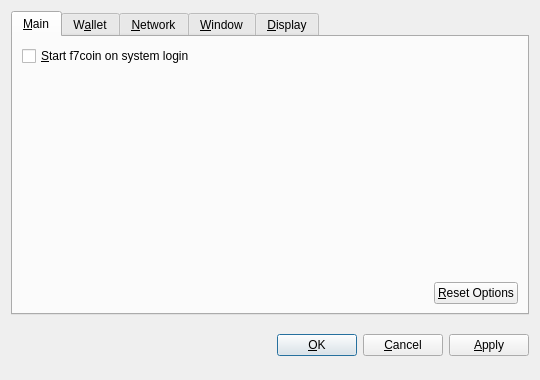
<?xml version="1.0" encoding="UTF-8"?>
<ui version="4.0">
 <class>OptionsDialog</class>
 <widget class="QDialog" name="OptionsDialog">
  <property name="geometry">
   <rect>
    <x>0</x>
    <y>0</y>
    <width>540</width>
    <height>380</height>
   </rect>
  </property>
  <property name="windowTitle">
   <string>Options</string>
  </property>
  <property name="modal">
   <bool>true</bool>
  </property>
  <layout class="QVBoxLayout" name="verticalLayout">
   <item>
    <widget class="QTabWidget" name="tabWidget">
     <property name="tabPosition">
      <enum>QTabWidget::North</enum>
     </property>
     <property name="currentIndex">
      <number>0</number>
     </property>
     <widget class="QWidget" name="tabMain">
      <attribute name="title">
       <string>&amp;Main</string>
      </attribute>
      <layout class="QVBoxLayout" name="verticalLayout_Main">
       <item>
        <widget class="QCheckBox" name="bitcoinAtStartup">
         <property name="toolTip">
          <string>Automatically start f7coin after logging in to the system.</string>
         </property>
         <property name="text">
          <string>&amp;Start f7coin on system login</string>
         </property>
        </widget>
       </item>
       <item>
        <spacer name="verticalSpacer_Main">
         <property name="orientation">
          <enum>Qt::Vertical</enum>
         </property>
         <property name="sizeHint" stdset="0">
          <size>
           <width>20</width>
           <height>40</height>
          </size>
         </property>
        </spacer>
       </item>
       <item>
        <layout class="QHBoxLayout" name="horizontalLayout_2_Main">
         <item>
          <spacer name="horizontalSpacer_2_Main">
           <property name="orientation">
            <enum>Qt::Horizontal</enum>
           </property>
           <property name="sizeHint" stdset="0">
            <size>
             <width>40</width>
             <height>20</height>
            </size>
           </property>
          </spacer>
         </item>
         <item>
          <widget class="QPushButton" name="resetButton">
           <property name="toolTip">
            <string>Reset all client options to default.</string>
           </property>
           <property name="text">
            <string>&amp;Reset Options</string>
           </property>
           <property name="autoDefault">
            <bool>false</bool>
           </property>
          </widget>
         </item>
        </layout>
       </item>
      </layout>
     </widget>
     <widget class="QWidget" name="tabWallet">
      <attribute name="title">
       <string>W&amp;allet</string>
      </attribute>
      <layout class="QVBoxLayout" name="verticalLayout_Network">
       <item>
        <widget class="QLabel" name="transactionFeeInfoLabel">
         <property name="text">
          <string>Optional transaction fee per kB that helps make sure your transactions are processed quickly. Most transactions are 1 kB.</string>
         </property>
         <property name="textFormat">
          <enum>Qt::PlainText</enum>
         </property>
         <property name="wordWrap">
          <bool>true</bool>
         </property>
        </widget>
       </item>
       <item>
        <layout class="QHBoxLayout" name="horizontalLayout_1_Main">
         <item>
          <widget class="QLabel" name="transactionFeeLabel">
           <property name="text">
            <string>Pay transaction &amp;fee</string>
           </property>
           <property name="textFormat">
            <enum>Qt::PlainText</enum>
           </property>
           <property name="buddy">
            <cstring>transactionFee</cstring>
           </property>
          </widget>
         </item>
         <item>
          <widget class="BitcoinAmountField" name="transactionFee"/>
         </item>
         <item>
          <spacer name="horizontalSpacer_1_Main">
           <property name="orientation">
            <enum>Qt::Horizontal</enum>
           </property>
           <property name="sizeHint" stdset="0">
            <size>
             <width>40</width>
             <height>20</height>
            </size>
           </property>
          </spacer>
         </item>
        </layout>
       </item>
       <item>
        <widget class="QLabel" name="label">
         <property name="text">
          <string>If you disable the spending of unconfirmed change, the change from a transaction cannot be used until that transaction has at least one confirmation. This also affects how your balance is computed.</string>
         </property>
         <property name="wordWrap">
          <bool>true</bool>
         </property>
        </widget>
       </item>
       <item>
        <widget class="QCheckBox" name="spendZeroConfChange">
         <property name="text">
          <string>Spend unconfirmed change  (experts only)</string>
         </property>
        </widget>
       </item>
       <item>
        <spacer name="verticalSpacer">
         <property name="orientation">
          <enum>Qt::Vertical</enum>
         </property>
         <property name="sizeHint" stdset="0">
          <size>
           <width>20</width>
           <height>40</height>
          </size>
         </property>
        </spacer>
       </item>
      </layout>
     </widget>
     <widget class="QWidget" name="tabNetwork">
      <attribute name="title">
       <string>&amp;Network</string>
      </attribute>
      <layout class="QVBoxLayout" name="verticalLayout_Network">
       <item>
        <widget class="QCheckBox" name="mapPortUpnp">
         <property name="toolTip">
          <string>Automatically open the f7coin client port on the router. This only works when your router supports UPnP and it is enabled.</string>
         </property>
         <property name="text">
          <string>Map port using &amp;UPnP</string>
         </property>
        </widget>
       </item>
       <item>
        <widget class="QCheckBox" name="connectSocks">
         <property name="toolTip">
          <string>Connect to the f7coin network through a SOCKS proxy (e.g. when connecting through Tor).</string>
         </property>
         <property name="text">
          <string>&amp;Connect through SOCKS proxy:</string>
         </property>
        </widget>
       </item>
       <item>
        <layout class="QHBoxLayout" name="horizontalLayout_Network">
         <item>
          <widget class="QLabel" name="proxyIpLabel">
           <property name="text">
            <string>Proxy &amp;IP:</string>
           </property>
           <property name="textFormat">
            <enum>Qt::PlainText</enum>
           </property>
           <property name="buddy">
            <cstring>proxyIp</cstring>
           </property>
          </widget>
         </item>
         <item>
          <widget class="QValidatedLineEdit" name="proxyIp">
           <property name="maximumSize">
            <size>
             <width>140</width>
             <height>16777215</height>
            </size>
           </property>
           <property name="toolTip">
            <string>IP address of the proxy (e.g. 127.0.0.1)</string>
           </property>
          </widget>
         </item>
         <item>
          <widget class="QLabel" name="proxyPortLabel">
           <property name="text">
            <string>&amp;Port:</string>
           </property>
           <property name="textFormat">
            <enum>Qt::PlainText</enum>
           </property>
           <property name="buddy">
            <cstring>proxyPort</cstring>
           </property>
          </widget>
         </item>
         <item>
          <widget class="QLineEdit" name="proxyPort">
           <property name="maximumSize">
            <size>
             <width>55</width>
             <height>16777215</height>
            </size>
           </property>
           <property name="toolTip">
            <string>Port of the proxy (e.g. 9050)</string>
           </property>
          </widget>
         </item>
         <item>
          <widget class="QLabel" name="socksVersionLabel">
           <property name="text">
            <string>SOCKS &amp;Version:</string>
           </property>
           <property name="textFormat">
            <enum>Qt::PlainText</enum>
           </property>
           <property name="buddy">
            <cstring>socksVersion</cstring>
           </property>
          </widget>
         </item>
         <item>
          <widget class="QValueComboBox" name="socksVersion">
           <property name="toolTip">
            <string>SOCKS version of the proxy (e.g. 5)</string>
           </property>
          </widget>
         </item>
         <item>
          <spacer name="horizontalSpacer_Network">
           <property name="orientation">
            <enum>Qt::Horizontal</enum>
           </property>
           <property name="sizeHint" stdset="0">
            <size>
             <width>40</width>
             <height>20</height>
            </size>
           </property>
          </spacer>
         </item>
        </layout>
       </item>
       <item>
        <spacer name="verticalSpacer_Network">
         <property name="orientation">
          <enum>Qt::Vertical</enum>
         </property>
         <property name="sizeHint" stdset="0">
          <size>
           <width>20</width>
           <height>40</height>
          </size>
         </property>
        </spacer>
       </item>
      </layout>
     </widget>
     <widget class="QWidget" name="tabWindow">
      <attribute name="title">
       <string>&amp;Window</string>
      </attribute>
      <layout class="QVBoxLayout" name="verticalLayout_Window">
       <item>
        <widget class="QCheckBox" name="minimizeToTray">
         <property name="toolTip">
          <string>Show only a tray icon after minimizing the window.</string>
         </property>
         <property name="text">
          <string>&amp;Minimize to the tray instead of the taskbar</string>
         </property>
        </widget>
       </item>
       <item>
        <widget class="QCheckBox" name="minimizeOnClose">
         <property name="toolTip">
          <string>Minimize instead of exit the application when the window is closed. When this option is enabled, the application will be closed only after selecting Quit in the menu.</string>
         </property>
         <property name="text">
          <string>M&amp;inimize on close</string>
         </property>
        </widget>
       </item>
       <item>
        <spacer name="verticalSpacer_Window">
         <property name="orientation">
          <enum>Qt::Vertical</enum>
         </property>
         <property name="sizeHint" stdset="0">
          <size>
           <width>20</width>
           <height>40</height>
          </size>
         </property>
        </spacer>
       </item>
      </layout>
     </widget>
     <widget class="QWidget" name="tabDisplay">
      <attribute name="title">
       <string>&amp;Display</string>
      </attribute>
      <layout class="QVBoxLayout" name="verticalLayout_Display">
       <item>
        <layout class="QHBoxLayout" name="horizontalLayout_1_Display">
         <item>
          <widget class="QLabel" name="langLabel">
           <property name="text">
            <string>User Interface &amp;language:</string>
           </property>
           <property name="textFormat">
            <enum>Qt::PlainText</enum>
           </property>
           <property name="buddy">
            <cstring>lang</cstring>
           </property>
          </widget>
         </item>
         <item>
          <widget class="QValueComboBox" name="lang">
           <property name="toolTip">
            <string>The user interface language can be set here. This setting will take effect after restarting f7coin.</string>
           </property>
          </widget>
         </item>
        </layout>
       </item>
       <item>
        <layout class="QHBoxLayout" name="horizontalLayout_2_Display">
         <item>
          <widget class="QLabel" name="unitLabel">
           <property name="text">
            <string>&amp;Unit to show amounts in:</string>
           </property>
           <property name="textFormat">
            <enum>Qt::PlainText</enum>
           </property>
           <property name="buddy">
            <cstring>unit</cstring>
           </property>
          </widget>
         </item>
         <item>
          <widget class="QValueComboBox" name="unit">
           <property name="toolTip">
            <string>Choose the default subdivision unit to show in the interface and when sending coins.</string>
           </property>
          </widget>
         </item>
        </layout>
       </item>
       <item>
        <widget class="QCheckBox" name="displayAddresses">
         <property name="toolTip">
          <string>Whether to show f7coin addresses in the transaction list or not.</string>
         </property>
         <property name="text">
          <string>&amp;Display addresses in transaction list</string>
         </property>
        </widget>
       </item>
       <item>
        <widget class="QCheckBox" name="coinControlFeatures">
         <property name="toolTip">
          <string>Whether to show coin control features or not.</string>
         </property>
         <property name="text">
          <string>Display coin &amp;control features (experts only!)</string>
         </property>
        </widget>
       </item>
       <item>
        <spacer name="verticalSpacer_Display">
         <property name="orientation">
          <enum>Qt::Vertical</enum>
         </property>
         <property name="sizeHint" stdset="0">
          <size>
           <width>20</width>
           <height>40</height>
          </size>
         </property>
        </spacer>
       </item>
      </layout>
     </widget>
    </widget>
   </item>
   <item>
    <layout class="QHBoxLayout" name="horizontalLayout_Buttons">
     <item>
      <spacer name="horizontalSpacer_1">
       <property name="orientation">
        <enum>Qt::Horizontal</enum>
       </property>
       <property name="sizeHint" stdset="0">
        <size>
         <width>40</width>
         <height>48</height>
        </size>
       </property>
      </spacer>
     </item>
     <item>
      <widget class="QLabel" name="statusLabel">
       <property name="font">
        <font>
         <weight>75</weight>
         <bold>true</bold>
        </font>
       </property>
       <property name="text">
        <string/>
       </property>
       <property name="textFormat">
        <enum>Qt::PlainText</enum>
       </property>
       <property name="wordWrap">
        <bool>true</bool>
       </property>
      </widget>
     </item>
     <item>
      <spacer name="horizontalSpacer_2">
       <property name="orientation">
        <enum>Qt::Horizontal</enum>
       </property>
       <property name="sizeHint" stdset="0">
        <size>
         <width>40</width>
         <height>48</height>
        </size>
       </property>
      </spacer>
     </item>
     <item>
      <widget class="QPushButton" name="okButton">
       <property name="text">
        <string>&amp;OK</string>
       </property>
      </widget>
     </item>
     <item>
      <widget class="QPushButton" name="cancelButton">
       <property name="text">
        <string>&amp;Cancel</string>
       </property>
       <property name="autoDefault">
        <bool>false</bool>
       </property>
      </widget>
     </item>
     <item>
      <widget class="QPushButton" name="applyButton">
       <property name="text">
        <string>&amp;Apply</string>
       </property>
       <property name="autoDefault">
        <bool>false</bool>
       </property>
      </widget>
     </item>
    </layout>
   </item>
  </layout>
 </widget>
 <customwidgets>
  <customwidget>
   <class>BitcoinAmountField</class>
   <extends>QSpinBox</extends>
   <header>bitcoinamountfield.h</header>
  </customwidget>
  <customwidget>
   <class>QValueComboBox</class>
   <extends>QComboBox</extends>
   <header>qvaluecombobox.h</header>
  </customwidget>
  <customwidget>
   <class>QValidatedLineEdit</class>
   <extends>QLineEdit</extends>
   <header>qvalidatedlineedit.h</header>
  </customwidget>
 </customwidgets>
 <resources/>
 <connections/>
</ui>
